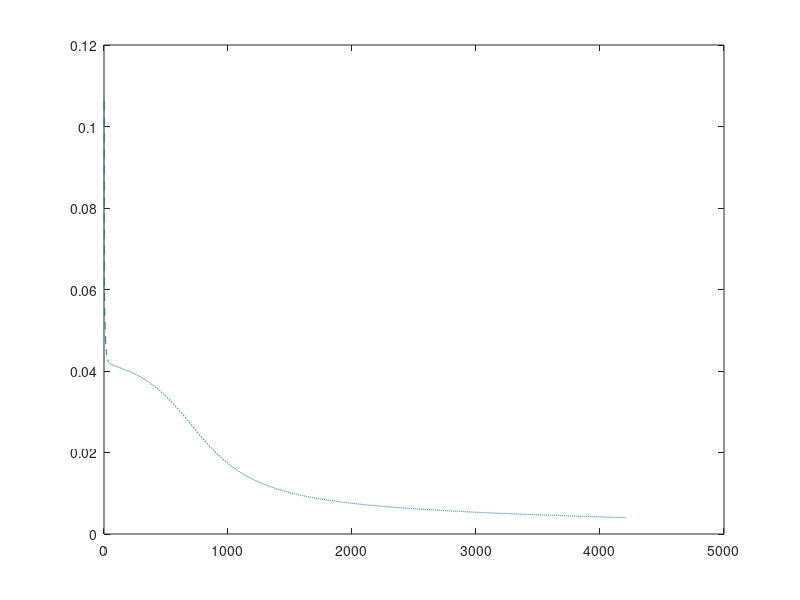

Reproduce this figure in MATLAB.
% multi-layer feed forward neural network with sequential mode of training

clc, clear all, format compact, close all

m = input('Enter the number of hidden neurons: ');
P = input('Enter the number of training patterns(MAX.25): ');
TT = input('Enter the number of testing patterns(MAX.11): ');

% from the research paper we found that number of input neurons are 
% from the research paper we found that number of output neurons are 
% synaptic weights should have a value between -1 to 1
% learning rate 'neu' should have a value between 0 to 1
% momentum term 'alpha' should have a value between 0 to 1
% the input file name is 'INPUT'
% the output file name is 'OUT'

file = fopen('INPUT.txt');
a = textscan(file,'%f %f %f %f');
b = cell2mat(a)  % matrix containing all patterns i.e. 6 inputs & 4 outputs
fclose(file);

% we will consider out of 114 patterns, 85 will be used for training and...
% rest will be used for testing of trained ANN

l = 3;  % depends on the number of input neurons
n = 1;  % depends on the number of output neurons
I(l+1,P) = zeros;   % declaring input matrix

for p = 1:P
I(1,p) = 1;
% below values needs to be read from input file
I(2,p) = b(p,1);
I(3,p) = b(p,2);
I(4,p) = b(p,3);
%I(5,p) = b(p,4);
%I(6,p) = b(p,5);
%I(7,p) = b(p,6);

end

% Normalisation of inputs
x_normI(l+1,P) = zeros ;
xmaxI(l,1)=zeros;
xminI(l,1)=zeros;
for i = 1:l
    for p = 1:P
    xmaxI(i) = max(I(i+1,:));
    xminI(i) = min(I(i+1,:));
    x_normI(i+1,p) = 0.1 + 0.8*(I(i+1,p) - xminI(i))/(xmaxI(i)-xminI(i));
    x_normI(1,p) = 1 ;
    end
   
end


for i = 1:(l+1)
    for j = 1:m
    V(l+1,m) = zeros ;
    % formula to generate random numbers between -1 and 1
    % r = a + (b-a)*rand
    V(i,j) = -1 + ((1+1)*rand);
    end
end
for j = 1:(m+1)
    for k = 1:n
    W(m+1,n) = zeros ;
    W(j,k) = -1 + ((1+1)*rand);
    %W(1,k) = -1 + (1+1)*rand;
    end
end


% Target value matrix
TARGET(n,P) = zeros ;
for p = 1:P
    TARGET(1,p) = b(p,4);
    %TARGET(2,p) = b(p,8);
    %TARGET(3,p) = b(p,9);
    %TARGET(4,p) = b(p,10);
end
 
% Normalisation of Target value matrix
x_normT(n,P) = zeros ;
xmaxT(n)=zeros;
xminT(n)=zeros;
for k = 1:n
    for p = 1:P
    xmaxT(k) = max(TARGET(k,:));
    xminT(k) = min(TARGET(k,:));
    x_normT(k,p) = 0.1 + 0.8*((TARGET(k,p) - xminT(k))/(xmaxT(k)-xminT(k)));
    end
end
iter_num = 0 ;
MSE=10;
d_w(m+1,n) = zeros ;  d_v(l+1,m) = zeros ;
V1 = V ;
W1 = W ;


% To write in a file the MSE values
FILE2 = fopen('C:\Users\HP\Desktop\674 CODE\MSE.txt','w');
fprintf(FILE2, ' No. of iterations Vs MSE   \n\n');
fprintf(FILE2, "  ITERATIONS      MSE  \n");
z = 1 ;

while MSE>0.0040
%while iter_num<100000


hid_inp(m,P) = zeros ;
hid_inp = V1'*x_normI ;
hid_out(m+1,P) = zeros;
for j = 1:m
    for p = 1:P
%using log sigmoid transfer function
hid_out(j+1,p) = 1/(1+exp(-hid_inp(j,p))) ;
hid_out(1,p) = 1;
    end
end


out_inp(n,P) = zeros ;
out_inp =   W1'*hid_out ;
out_out(n,P) = zeros;
for p = 1:P
    for k = 1:n
    %using log sigmoid transfer function
    out_out(k,p) = 1/(1+exp(-out_inp(k,p))) ;   % matrix of outputs of output neurons
    end
end

% Normalisation of output neurons
%x_normO(n,P) = zeros ;
%for k = 1:n
   % for p = 1:P
   % xmaxO = max(out_out(k,:));
    %xminO = min(out_out(k,:));
    %x_normO(k,p) = 0.1 + 0.8*((out_out(k,p) - xminO)/(xmaxO-xminO));
    %end
%end



% Calculating Mean squared Error(MSE)

E=zeros(P,1);
for p=1:P
    for k=1:n
        E(p,1)=E(p,1)+(1/2)*((x_normT(k,p)-out_out(k,p))^2);
        % every row element is having sum of squared errors of all output..
        % neurons for a single pattern
    end
    %E(p,1)=E(p,1)/n ;
end
% MSE initialization
MSE = 0 ;
%for k=1:n
   for p=1:P
      MSE = MSE + E(p,1) ;
   end
%end
   MSE = MSE/P 

% d_w = 0; d_v = 0;

 oldd_w = d_w;
 oldd_v = d_v;

 % Updating W & V
 nn = 0.3 ;     % nn - learning rate
 d_w(m+1,n) = zeros ;
 for k = 1:n
       for j = 1:m+1
           for p = 1:P
               d_w(j,k) = d_w(j,k) + (x_normT(k,p)-out_out(k,p))*(out_out(k,p))*(1-out_out(k,p))*hid_out(j,p) ; 
           end
       end
 end
d_w = d_w*nn/P;

 d_v(l+1,m) = zeros ;
 for i = 1:l+1
       for j = 1:m
           for p = 1:P
               for  k = 1:n
               d_v(i,j) = d_v(i,j) + (x_normT(k,p)-out_out(k,p))*(out_out(k,p))*(1-out_out(k,p))*hid_out(j+1,p)*(1-hid_out(j+1,p))*x_normI(i,p)*W1(j+1,k) ; 
               end
           end
       end
 end
 d_v = d_v*(nn/(n*P)) ;
 %n_v(l+1,m) = zeros ;
 %for i = 1:l+1
  %   for j = 1:m
  %       n_v(i,j) = V(i,j) + d_v(i,j) ; 
  %   end
 %end

 % Optimum learning rate
   alpha=0.5;  % alpha - momentum term
 V1(l+1,m) = zeros ; 
 W1(m+1,n) = zeros ;
 W1 = W1 + d_w + (alpha*oldd_w);
 V1 = V1 + d_v + (alpha*oldd_v);

 iter_num = iter_num + 1 ;

fprintf(FILE2,"   %d \t \t %f  \n",iter_num, MSE);


%iter_num1(iter_num) = zeros ;
%MSE1(iter_num) = zeros ;
iter_num1(z) = iter_num ;
MSE1(z) = MSE ;
z = z+1 ;

V1
W1

end

% end of while loop  

plot (iter_num1, MSE1,'--')
fclose(FILE2);

disp(iter_num) ;

% Testing of ANN
test(4,TT) = zeros ;
for t = 1:TT
test(1,t) = 1 ;
test(2,t) = b(25+t,1) ;
test(3,t) = b(25+t,2) ;
test(4,t) = b(25+t,3) ;
%test(5,t) = b(25+t,4) ; 
%test(6,t) = b(25+t,5) ; 
%test(7,t) = b(25+t,6) ;
end

% Normalisation of inputs
x_normtI(l+1,TT) = zeros ;
for i = 1:l
    for t = 1:TT
    x_normtI(i+1,t) = 0.1 + 0.8*((test(i+1,t) - xminI(i))/(xmaxI(i)-xminI(i)));
    x_normtI(1,t) = 1 ;
    end
end


% Target value matrix
tT(n,TT) = zeros ;
for t = 1:TT
    tT(1,t) = b(25+t,4);
    %tT(2,t) = b(85+t,8);
    %tT(3,t) = b(85+t,9);
    %tT(4,t) = b(85+t,10);
end
 
% Normalisation of Target value matrix
%x_normtT(n,TT) = zeros ;
%for k = 1:n
 %   for t = 1:TT
  %  xmaxtT = max(tT(k,:));
   % xmintT = min(tT(k,:));
   % x_normtT(k,t) = 0.1 + 0.8*((tT(k,t) - xmintT)/(xmaxtT-xmintT));
   % end
%end

hid_inpt(m,TT) =  zeros ;
hid_inpt = V1'*x_normtI ;
hid_outt(m+1,TT) = zeros;
for j = 1:m
    for t = 1:TT
%using log sigmoid transfer function
hid_outt(j+1,t) = 1/(1+exp(-hid_inpt(j,t))) ;
hid_outt(1,t) = 1;
    end
end

out_inpt(n,TT) = zeros;
out_inpt =   W1'*hid_outt ;
out_outt(n,TT) = zeros;
for t = 1:TT
    for k = 1:n
    %using log sigmoid transfer function
    out_outt(k,t) = 1/(1+exp(-out_inpt(k,t))) ;   % matrix of outputs of output neurons
    end
end
%deNormalising the output of output neurons
de_normtO(n,TT)=zeros;
for t = 1:TT
    for k=1:n
        de_normtO(k,t)=(((out_outt(k,t)-0.1)/0.8)*(xmaxT(k)-xminT(k))) + xminT(k);
    end
end
% Normalisation of output neurons
%x_normtO(n,TT) = zeros ;
%for k = 1:n
    %for t = 1:TT
    %xmaxtO = max(out_outt(k,:));
    %xmintO = min(out_outt(k,:));
    %x_normtO(k,t) = 0.1 + 0.8*((out_outt(k,t) - xmintO)/(xmaxtO-xmintO));
    %end
%end

error = ((tT - de_normtO)./(tT))*100 ;  % all elements have percentage error of trained ANN
avg_error = 0 ;
for t = 1:TT
    for k = 1:n
% avg_error gives us the total error of the ANN
avg_error = avg_error + abs(error(k,t)) ; 
    end
end
avg_error = avg_error/(TT+n) ;

% Calculating Mean squared Error(MSE)

Et=zeros(TT,1);
for t=1:TT
    for k=1:n
        Et(t,1)=Et(t,1)+(1/2)*((tT(k,t)-de_normtO(k,t))^2);
        % every row element is having sum of squared errors of all output..
        % neurons for a single pattern
    end
    %Et(t,1)=Et(t,1)/n ;
end
% MSE initialization
MSEt = 0 ;
%for k=1:n
   for t=1:TT
      MSEt = MSEt + Et(t,1) ;
   end

% de_normO(n,TT)=zeros;
for p = 1:P
    for k=1:n
        de_normO(k,p)=(((out_out(k,p)-0.1)/0.8)*(xmaxT(k)-xminT(k))) + xminT(k);
    end
end
   MSEt = MSEt/TT  ;



FILE = fopen('C:\Users\HP\Desktop\674 CODE\OUTPUT.txt','w');
%for i = 1:l
fprintf(FILE, 'V matrix - matrix containing synaptic connection weights between input & hidden layer \n\n');
fprintf(FILE,' %6f\t%6f\t%6f\t%6f\t%6f\n',V1);
fclose(FILE);

FILE = fopen('C:\Users\HP\Desktop\674 CODE\OUTPUT.txt','a');
fprintf(FILE, '\n\nW matrix - matrix containing synaptic connection weights between hidden layer & output layer \n\n');
fprintf(FILE,' %6f\t%6f\t%6f\t%6f\t%6f\t%6f\n',W1);
fclose(FILE);

FILE = fopen('C:\Users\HP\Desktop\674 CODE\OUTPUT.txt','a');
fprintf(FILE, '\n\nMean Square Error for training set is %s \n', MSE);
fprintf(FILE, 'Mean Square Error for testing set is %s \n\n', MSEt);
fclose(FILE);


FILE = fopen('C:\Users\HP\Desktop\674 CODE\OUTPUT.txt','a');
fprintf(FILE, 'The output of the network is \n\n');
fprintf(FILE,' %6f \n',de_normO);
fclose(FILE);

norm_error = x_normT - out_out ;
de_norm_error(n,P) = zeros ; 
for k = 1:n
    for p = 1:P
    xmaxE = max(norm_error(k,:));
    xminE = min(norm_error(k,:));
    de_norm_error(k,p) = (((norm_error(k,p)-0.1)/0.8)*(xmaxE-xminE)) + xminE;
    end
end

FILE = fopen('C:\Users\HP\Desktop\674 CODE\OUTPUT.txt','a');
fprintf(FILE, '\n\nThe absolute error is \n\n');
fprintf(FILE,' %6f \n', abs(de_norm_error));
fclose(FILE);

cc = V'*x_normI
